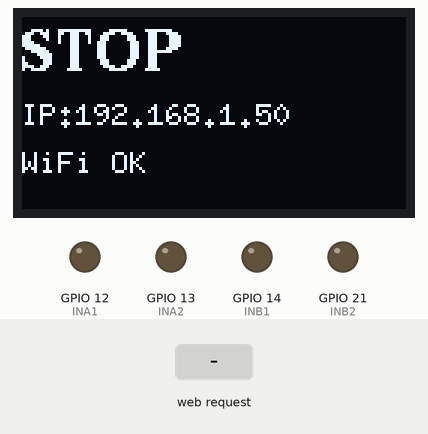
Recording of a sketch running on a simulated ESP32. On the bench: 128×64 one-colour display, output pins drawn as LEDs (lit = HIGH). Inputs (shaded band) come from the test bench. WiFi joins after 1.5 s; servers stay silent unless stated; not simulated (calls return 0 or success): wifi_credentials.h; what the sketch prints to the serial monitor is not drawn.

Above: at 3.4 s.
3.5 s: HTTP request GET /forward received
At 3.9 s:
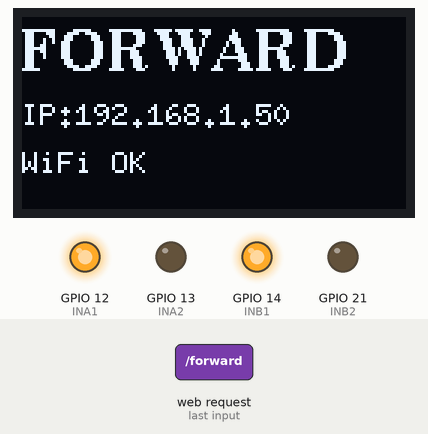
6.0 s: HTTP request GET /back received
At 6.6 s:
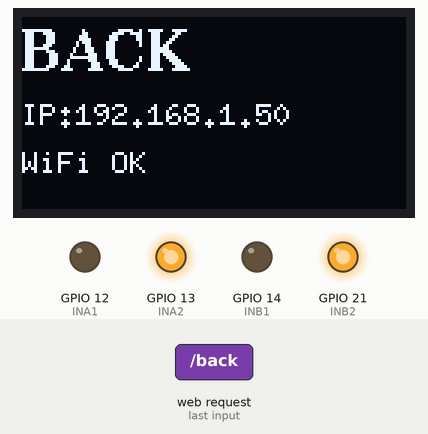
8.5 s: HTTP request GET /left received
At 9.1 s:
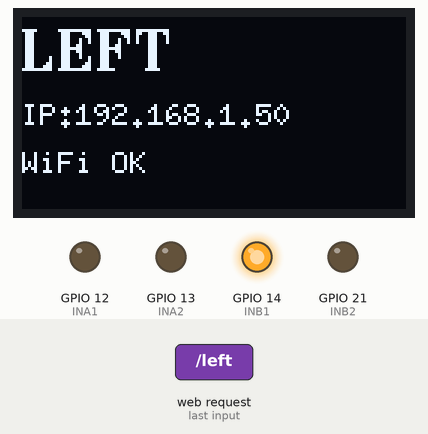
11.0 s: HTTP request GET /right received
At 11.6 s:
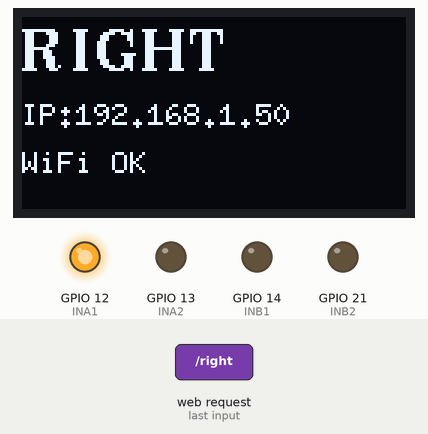
Timing chart, 0 to 14.0 s (numbered marks = the images above; inputs shaded):
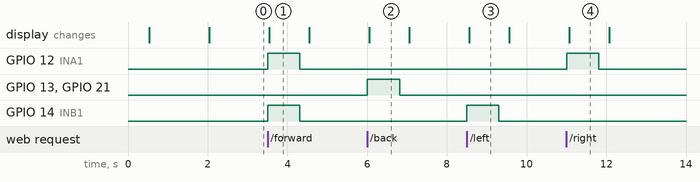

Measured:
- after the input at 3.5 s, GPIO 12 (INA1), GPIO 14 (INB1): LOW → HIGH at once, → LOW 0.80 s later; the display: changes at once (image 1)
- after the input at 6.0 s, GPIO 13 (INA2), GPIO 21 (INB2): LOW → HIGH at once, → LOW 0.81 s later; the display: changes after 0.05 s (image 2)
- after the input at 8.5 s, GPIO 14 (INB1): LOW → HIGH at once, → LOW 0.80 s later; the display: changes after 0.06 s (image 3)
- after the input at 11.0 s, GPIO 12 (INA1): LOW → HIGH at once, → LOW 0.81 s later; the display: changes after 0.07 s (image 4)
- what the display in image 1 shows lasts 1.0 s, from 3.5 s to 4.5 s

The sketch:

yunyan_car.ino
```cpp
/* 云衍小车 ROS 2 学习版：离散 HTTP 控制 + 软件超时停车。
 * 烧录前确认与原车一致的 GPIO 和安全供电；架空车轮首次测试。
 * 这是实验软件保护，不替代人工断电、硬件急停和安全电路。
 *
 * Wi-Fi 凭据不入库：复制 wifi_credentials.h.example 为 wifi_credentials.h 后填写，
 * 该文件已被 .gitignore 排除。
 */
#include <WiFi.h>
#include <WebServer.h>
#include <U8g2lib.h>
#include <freertos/FreeRTOS.h>
#include <freertos/semphr.h>
#include <freertos/task.h>

#include "wifi_credentials.h"

#define INA1 12
#define INA2 13
#define INB1 14
#define INB2 21
// U8g2 构造参数为 SCL、SDA，与用户原始实际代码一致。
U8G2_SSD1306_128X64_NONAME_F_HW_I2C u8g2(U8G2_R0, U8X8_PIN_NONE, 42, 41);
WebServer server(80);
SemaphoreHandle_t motorMutex = nullptr;
enum Motion { STOPPED, FORWARD, BACK, LEFT, RIGHT };
Motion currentMotion = STOPPED;
uint32_t lastMotionMs = 0;
const uint32_t COMMAND_TIMEOUT_MS = 800;

const char* motionName(Motion m) {
  switch (m) {
    case FORWARD: return "FORWARD";
    case BACK: return "BACK";
    case LEFT: return "LEFT";
    case RIGHT: return "RIGHT";
    default: return "STOP";
  }
}

// 只允许在持有 motorMutex 时调用。每次先停止，再设置新的方向。
void applyMotionLocked(Motion m) {
  digitalWrite(INA1, LOW); digitalWrite(INA2, LOW);
  digitalWrite(INB1, LOW); digitalWrite(INB2, LOW);
  if (m == FORWARD || m == RIGHT) digitalWrite(INA1, HIGH);
  if (m == BACK) digitalWrite(INA2, HIGH);
  if (m == FORWARD || m == LEFT) digitalWrite(INB1, HIGH);
  if (m == BACK) digitalWrite(INB2, HIGH);
  currentMotion = m;
}

void requestMotion(Motion m) {
  if (m != STOPPED && WiFi.status() != WL_CONNECTED) {
    server.send(503, "text/plain", "WIFI_DISCONNECTED");
    return;
  }
  if (xSemaphoreTake(motorMutex, pdMS_TO_TICKS(50)) != pdTRUE) {
    server.send(503, "text/plain", "BUSY");
    return;
  }
  // 每次有效运动请求都刷新车端期限；STOP 不启动电机。
  if (m != STOPPED) lastMotionMs = millis();
  if (currentMotion != m) applyMotionLocked(m);
  xSemaphoreGive(motorMutex);
  server.send(200, "text/plain", "OK");
}

// 单独任务避免仅因 HTTP/OLED 主循环卡住就完全失去超时处理能力。
// MCU 整体卡死、供电故障、网络延迟包、驱动故障等仍需实体保护。
void watchdogTask(void*) {
  for (;;) {
    bool wifiLost = WiFi.status() != WL_CONNECTED;
    if (xSemaphoreTake(motorMutex, pdMS_TO_TICKS(20)) == pdTRUE) {
      if (currentMotion != STOPPED &&
          (wifiLost || (uint32_t)(millis() - lastMotionMs) >= COMMAND_TIMEOUT_MS)) {
        applyMotionLocked(STOPPED);
      }
      xSemaphoreGive(motorMutex);
    }
    vTaskDelay(pdMS_TO_TICKS(20));
  }
}

const char PAGE[] PROGMEM = R"HTML(
<!doctype html><html lang="zh-CN"><head><meta charset="utf-8">
<meta name="viewport" content="width=device-width,initial-scale=1">
<title>云衍小车</title><style>
body{text-align:center;font-family:sans-serif;touch-action:manipulation}
button{width:105px;height:85px;margin:6px;font-size:22px;touch-action:none}
</style></head><body><h2>云衍小车</h2><p>按住移动，松开停止；请勿同时使用其他控制端。</p>
<div><button data-cmd="forward">前进</button></div>
<div><button data-cmd="left">左转</button><button id="stop">停止</button><button data-cmd="right">右转</button></div>
<div><button data-cmd="back">后退</button></div><p id="status">等待操作</p>
<script>
let desired='stop', activePointer=null, running=false;
const status=document.getElementById('status');
async function pump(){
  if(running)return; running=true;
  while(true){
    const sent=desired;
    try { const r=await fetch('/'+sent,{cache:'no-store'}); if(!r.ok)throw Error(r.status); status.textContent='命令: '+sent; }
    catch(e){ status.textContent='通信异常，请立即人工断电检查'; desired='stop'; }
    if(desired==='stop' && sent==='stop')break;
    await new Promise(r=>setTimeout(r,150));
  }
  running=false;
}
function stop(){desired='stop';activePointer=null;pump();}
document.querySelectorAll('[data-cmd]').forEach(b=>{
  b.addEventListener('pointerdown',e=>{e.preventDefault(); if(activePointer!==null)return; activePointer=e.pointerId; desired=b.dataset.cmd; b.setPointerCapture(e.pointerId); pump();});
  b.addEventListener('pointerup',stop); b.addEventListener('pointercancel',stop); b.addEventListener('lostpointercapture',stop);
});
document.getElementById('stop').addEventListener('click',stop);
window.addEventListener('blur',stop);
document.addEventListener('visibilitychange',()=>{if(document.hidden)stop();});
document.addEventListener('contextmenu',e=>e.preventDefault());
</script></body></html>
)HTML";

void showStatus() {
  Motion m = STOPPED;
  if (xSemaphoreTake(motorMutex, pdMS_TO_TICKS(20)) == pdTRUE) {
    m = currentMotion;
    xSemaphoreGive(motorMutex);
  }
  u8g2.clearBuffer();
  u8g2.setFont(u8g2_font_ncenB14_tr);
  u8g2.drawStr(0, 18, motionName(m));
  u8g2.setFont(u8g2_font_6x10_tr);
  if (WiFi.status() == WL_CONNECTED) {
    String ip = "IP:" + WiFi.localIP().toString();
    u8g2.drawStr(0, 36, ip.c_str());
    u8g2.drawStr(0, 52, "WiFi OK");
  } else {
    u8g2.drawStr(0, 36, "WiFi");
    u8g2.drawStr(0, 52, "DISCONNECT");
  }
  u8g2.sendBuffer();
}

void setup() {
  pinMode(INA1, OUTPUT); pinMode(INA2, OUTPUT);
  pinMode(INB1, OUTPUT); pinMode(INB2, OUTPUT);
  digitalWrite(INA1, LOW); digitalWrite(INA2, LOW);
  digitalWrite(INB1, LOW); digitalWrite(INB2, LOW);
  Serial.begin(115200);
  motorMutex = xSemaphoreCreateMutex();
  if (!motorMutex) { Serial.println("Mutex error"); for (;;) delay(1000); }
  if (xTaskCreate(watchdogTask, "car_watchdog", 3072, nullptr, 2, nullptr) != pdPASS) {
    Serial.println("Watchdog task error"); for (;;) delay(1000);
  }
  u8g2.begin();
  WiFi.mode(WIFI_STA);
  WiFi.begin(WIFI_SSID, WIFI_PASS);
  server.on("/", [](){ server.send_P(200, "text/html; charset=utf-8", PAGE); });
  server.on("/forward", [](){ requestMotion(FORWARD); });
  server.on("/back", [](){ requestMotion(BACK); });
  server.on("/left", [](){ requestMotion(LEFT); });
  server.on("/right", [](){ requestMotion(RIGHT); });
  server.on("/stop", [](){ requestMotion(STOPPED); });
  server.begin();
}

void loop() {
  // 处理网页控制请求
  server.handleClient();

  // 每 500 毫秒刷新一次 OLED
  static uint32_t lastDisplay = 0;

  if ((uint32_t)(millis() - lastDisplay) >= 500) {
    lastDisplay = millis();
    showStatus();
  }

  // 每 2 秒打印一次 Wi-Fi 状态
  static uint32_t lastSerial = 0;

  if ((uint32_t)(millis() - lastSerial) >= 2000) {
    lastSerial = millis();

    Serial.print("System running. WiFi: ");

    if (WiFi.status() == WL_CONNECTED) {
      Serial.print("CONNECTED, IP: ");
      Serial.println(WiFi.localIP());
    } else {
      Serial.println("DISCONNECTED");
    }
  }

  delay(5);
}
```
